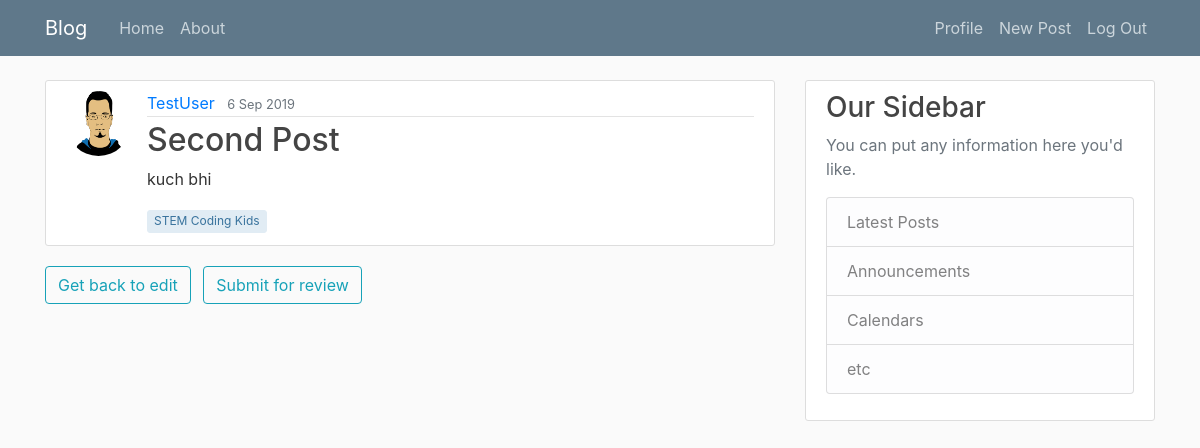
The app's page /blog/post/preview/second-post (signed in), older data.
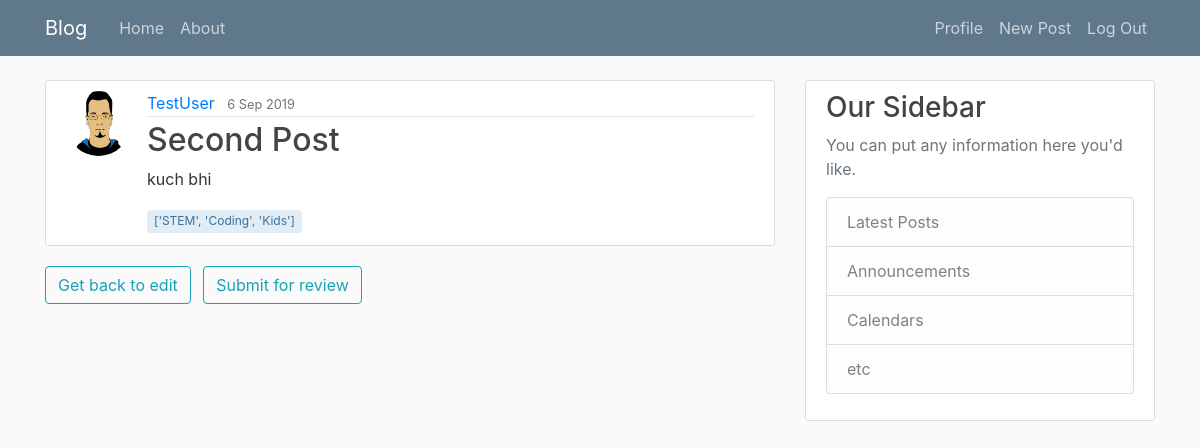
The same page, newer data.
### Blog/models.py (models this page shows, shortened)
class Post(models.Model):
    title = models.CharField(max_length=80, unique=True)
    slug = models.SlugField(default='', max_length=80)
    content = models.TextField()
    tags = models.CharField(max_length=80, blank=True)
    date_posted = models.DateTimeField(default=timezone.now)
    last_updated = models.DateTimeField(auto_now=True)
    author = models.ForeignKey(User, null=True, on_delete=models.SET_NULL)
    publish = models.BooleanField(default=False)

### Users/models.py (models this page shows, shortened)
class Profile(models.Model):
    user = models.OneToOneField(User, on_delete=models.CASCADE)
    bio = models.CharField(null=True, max_length=140, blank=True)
    image = models.ImageField(default='default.jpg', upload_to='profile_pics', blank=True)
    public = models.BooleanField(default=False)
    website = models.CharField(null=True, blank=True, max_length=80)
    location = models.CharField(null=True, max_length=200, blank=True)
    join_date = models.DateTimeField(auto_now_add=True)

### Blog/views.py (the view)
# urls.py: path('post/preview/<slug:slug>', views.preview, name='post-preview'),
@login_required
def preview(request, slug):
    post = Post.objects.get(slug=slug)
    if request.user == post.author :
        if request.method == 'POST':
            messages.success(request, 'Your post has been submitted for approval')
            return redirect('Blog:home')
    else:
        messages.warning(request, 'Only posts written by you can be previewed')
        return redirect('Blog:home')
    return render(request, 'Blog/post_preview.html', {'post':post})

### Blog/templates/Blog/post_preview.html (shortened to what this page needs)
{% extends "Blog/base.html" %} {% block content %}
<article class="media content-section">
    <img class="rounded-circle article-img" src="{{ post.author.profile.image.url }}">
    <div class="media-body">
        <div class="article-metadata">
            <a class="mr-2" href="#">{{ post.author }}</a>
            <small class="text-muted">{{ post.date_posted|date:"j M Y" }}</small>
        </div>
        <h2 class="article-title">{{ post.title }}</a>
        </h2>
        <p class="article-content">{{ post.content }}</p>
        <p class="article-tags">{{ post.tags }}</p>
    </div>
</article>
<form method="post">
    <div class="form-group">
        <a class="btn btn-outline-info" href="{% url 'Blog:post-update' post.slug %}">Get back to edit</a>
        <button class="btn btn-outline-info ml-2" type="submit">Submit for review</button>
    </div>
</form>
{% endblock content %}

Row changes from the older to the newer data that the page shows:
changed Post "Second Post": tags "STEM Coding Kids" → "['STEM', 'Coding', 'Kids']"
